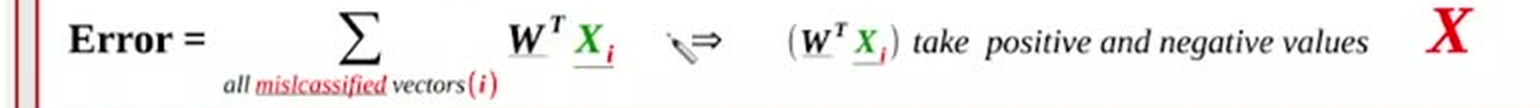
#> input picture videos/machine-learning/09_introduction_to_neural_networks/sources/docparse_cascades/slide_003/crops/slide_003.crop01__formula.png, 1540 x 108 px, given in place of slide_011.jpg, which was not available
$ python verify_011.py ../../sources/docparse_cascades/slide_003/crops/slide_003.crop01__formula.png
#> lines starting #> are read from the running program, lines starting #| are printed output that depends on the picture
"""Slide 011 re-judge verification.

Original frame is 960x540 (1 px = 1 pt at 13.33x7.5 in). Render is 2001x1125
@150 dpi => 300 px/in... i.e. 2.0843 render px per original px, so a tolerance of
N px at render scale equals 2.0843*N px at original scale. House-frame geometry
is asserted in inches.

Elements checked (original region, original px):
  frame (house chrome, asserted per house rule, measured in render only)
  badge + numeral 11
  title
  truth table + 12 digits + 4 O/P pills
  decision plot image
  perceptron diagram: panel, x1/x2 inputs, -5/-3/6 weights, sigma circle,
      step box, activation rule box + 2 lines of text, O/P label
  equation card + peach equation box
"""
import sys
import numpy as np
from PIL import Image

V = "/home/codespace/ai_llm_slides/videos/machine-learning/09_introduction_to_neural_networks"
B = V + "/recreated_pptx/build"
ORIG = V + "/unique_slides/slide_011.jpg"
REND = B + "/slide_011_rejudge_rendered-1.png"

SC = 2001 / 960.0
HOUSE = {
    "frame": (0.15, 0.15, 13.03, 7.2),
    "badge": (12.48, 0.30, 0.5, 0.5),
    "title": (0.6, 0.28, 12.13),
}
fails = []
notes = []


def dark(a):
    return a.sum(axis=2) < 500


def cream(a):
    r, g, b = a[:, :, 0], a[:, :, 1], a[:, :, 2]
    return (r > 240) & (g > 235) & (b < 245) & ((r - b) > 8) & ((g - b) > 8)


def red(a):
    r, g, b = a[:, :, 0], a[:, :, 1], a[:, :, 2]
    return (r - b > 35) & (r - g > 25)


def yellow(a):
    r, g, b = a[:, :, 0], a[:, :, 1], a[:, :, 2]
    return (r - b > 15) & (g - b > 25)


O = np.asarray(Image.open(ORIG).convert("RGB")).astype(int)
R = np.asarray(Image.open(REND).convert("RGB")).astype(int)
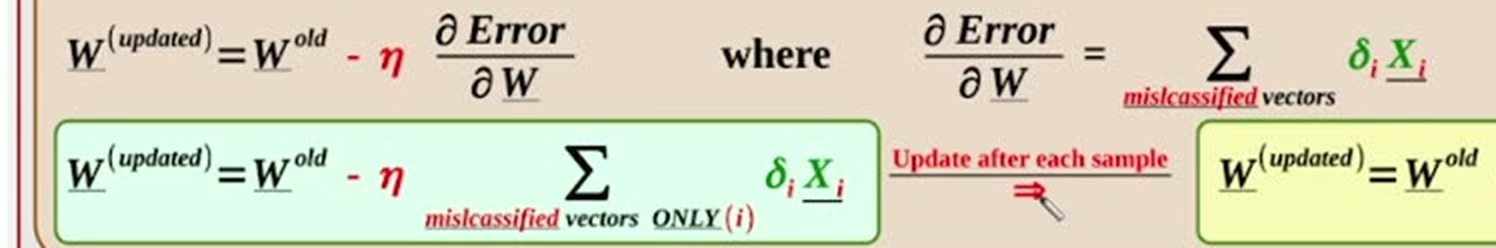
#> input picture videos/machine-learning/09_introduction_to_neural_networks/sources/docparse_cascades/slide_004/crops/slide_004.crop01__picture.png, 1496 x 248 px, given in place of slide_011_rejudge_rendered-1.png, which was not available
print(f"original {O.shape[1]}x{O.shape[0]}   render {R.shape[1]}x{R.shape[0]}   scale {SC:.4f}")
#| original 1540x108   render 1496x248   scale 2.0844

in_px = lambda x: x * 150.0
sc_px = lambda p: p * SC


# [53 lines left out: functions reg, find_ink, check, check_ink, not called in this run]


print("\n== house chrome (from render, house-rule inches) ==")
fx0, fy0, fw, fh = [in_px(v) for v in HOUSE["frame"]]
m = red(R[int(fy0) - 12:int(fy0) + 12, int(fx0) - 12:int(fx0) + 1200]) | red(
    R[int(fy0) - 12:int(fy0) + 12, int(fx0 + fw) - 1200:int(fx0 + fw) + 12])
#> in red (call 2), `r, g, b = a[:, :, 0], a[:, :, 1], a[:, :, 2]`:
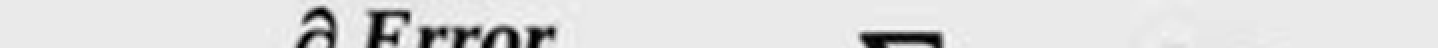
#> r: shape (24, 719) int64 (shown 2 times larger); min 0, max 255, mean 220.4
#> in red (call 2), `r, g, b = a[:, :, 0], a[:, :, 1], a[:, :, 2]`:
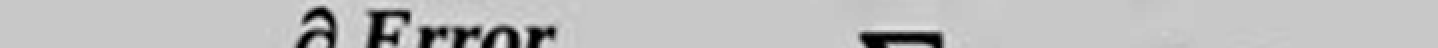
#> b: shape (24, 719) int64 (shown 2 times larger); min 0, max 235, mean 188.7
#> in red (call 2), `return (r - b > 35) & (r - g > 25)`: returned value: shape (24, 719) bool; every value is 0
#> (the run stopped early here; a loop or call above may not have finished)
